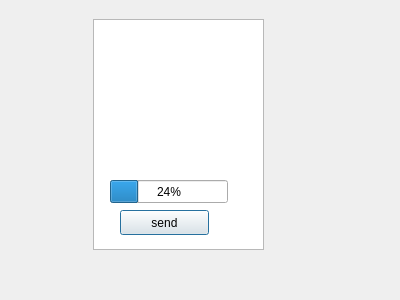
<?xml version="1.0" encoding="UTF-8"?>
<ui version="4.0">
 <class>others_info</class>
 <widget class="QDialog" name="others_info">
  <property name="geometry">
   <rect>
    <x>0</x>
    <y>0</y>
    <width>400</width>
    <height>300</height>
   </rect>
  </property>
  <property name="windowTitle">
   <string>Dialog</string>
  </property>
  <widget class="QTextEdit" name="textEdit">
   <property name="geometry">
    <rect>
     <x>93</x>
     <y>19</y>
     <width>171</width>
     <height>231</height>
    </rect>
   </property>
  </widget>
  <widget class="QPushButton" name="pushButton">
   <property name="geometry">
    <rect>
     <x>120</x>
     <y>210</y>
     <width>89</width>
     <height>25</height>
    </rect>
   </property>
   <property name="text">
    <string>send</string>
   </property>
  </widget>
  <widget class="QProgressBar" name="progressBar">
   <property name="geometry">
    <rect>
     <x>110</x>
     <y>180</y>
     <width>118</width>
     <height>23</height>
    </rect>
   </property>
   <property name="value">
    <number>24</number>
   </property>
  </widget>
 </widget>
 <resources/>
 <connections/>
</ui>
